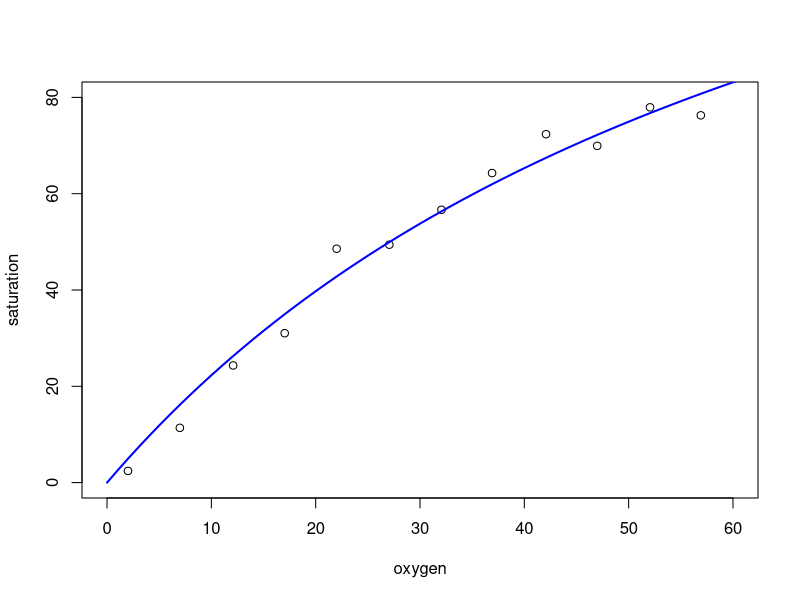
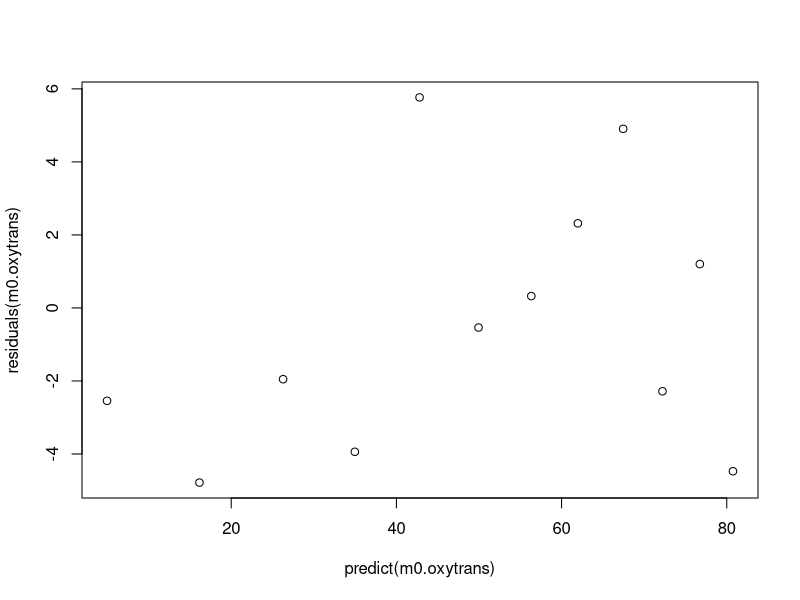
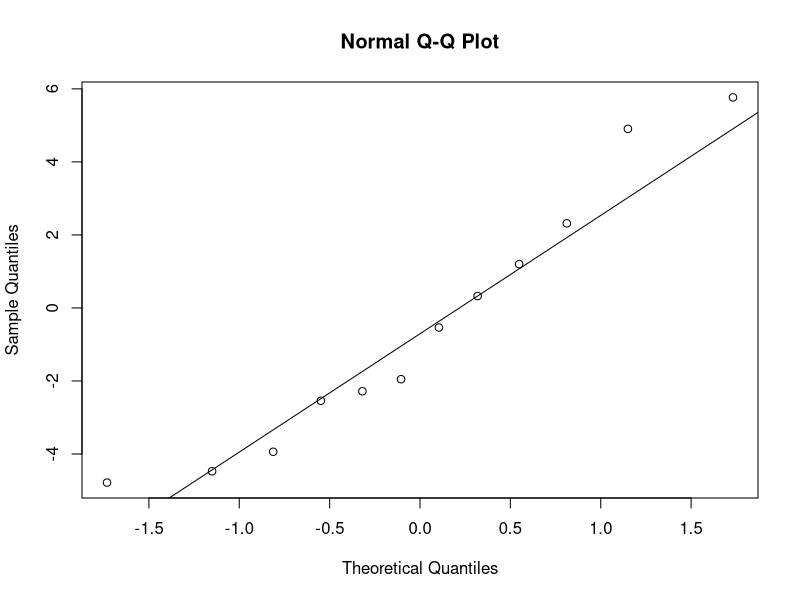
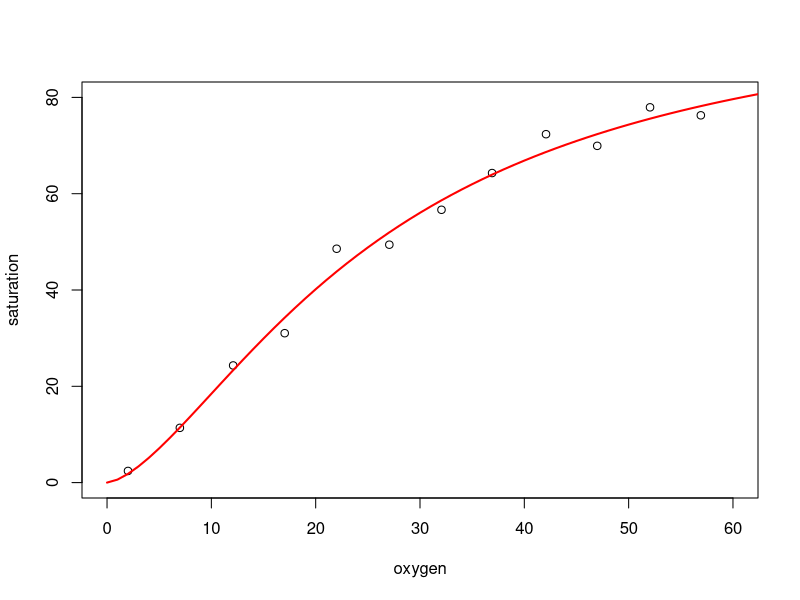
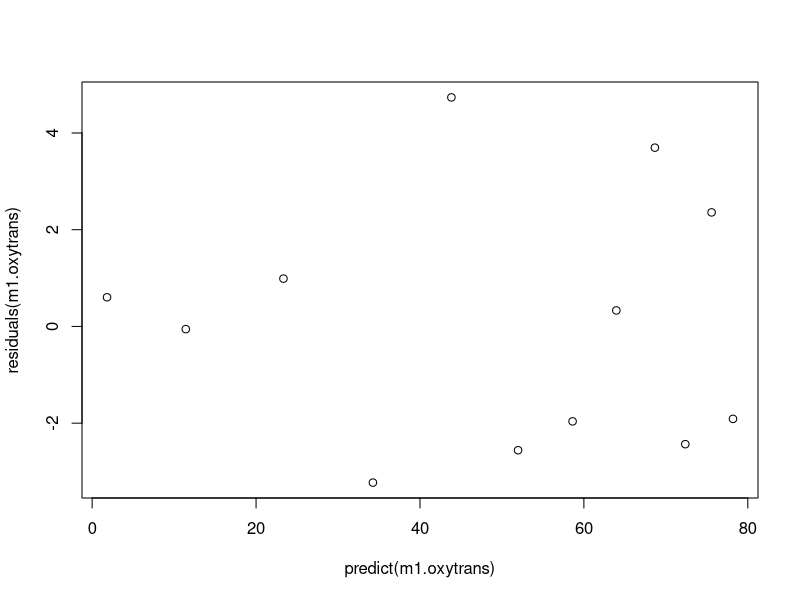
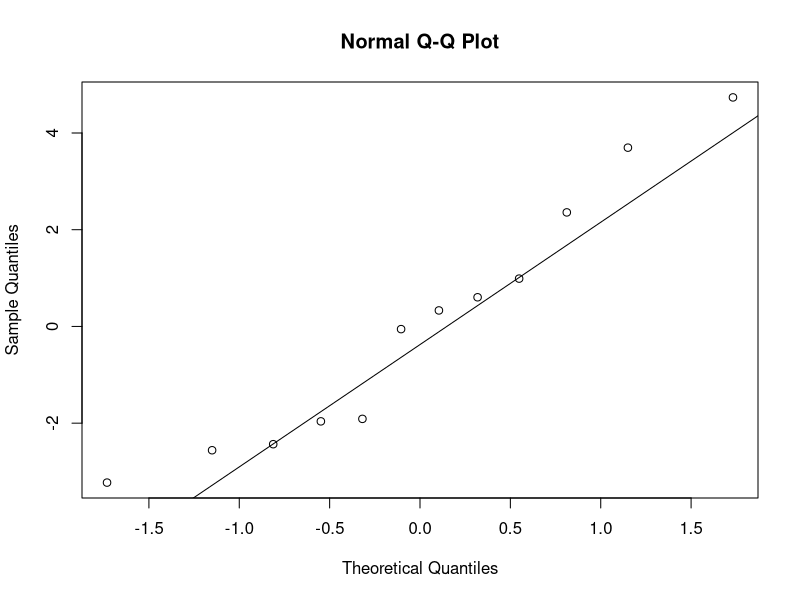
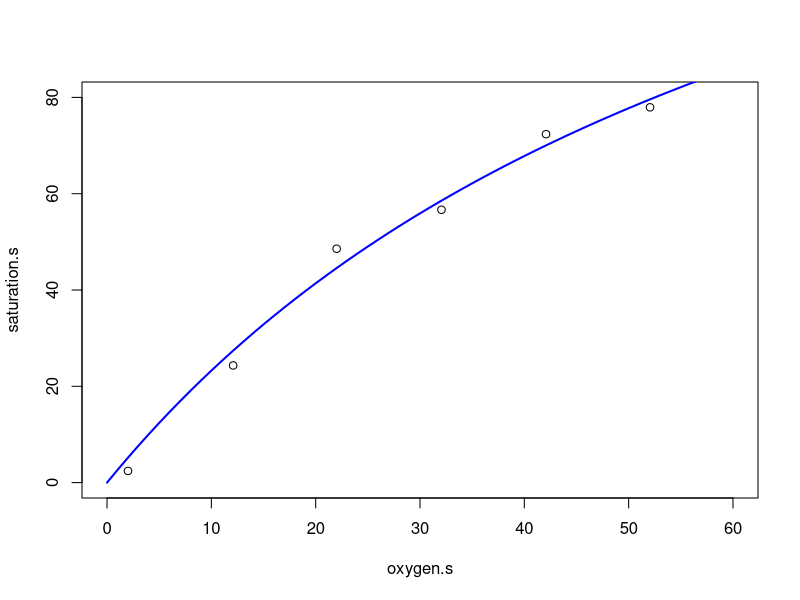
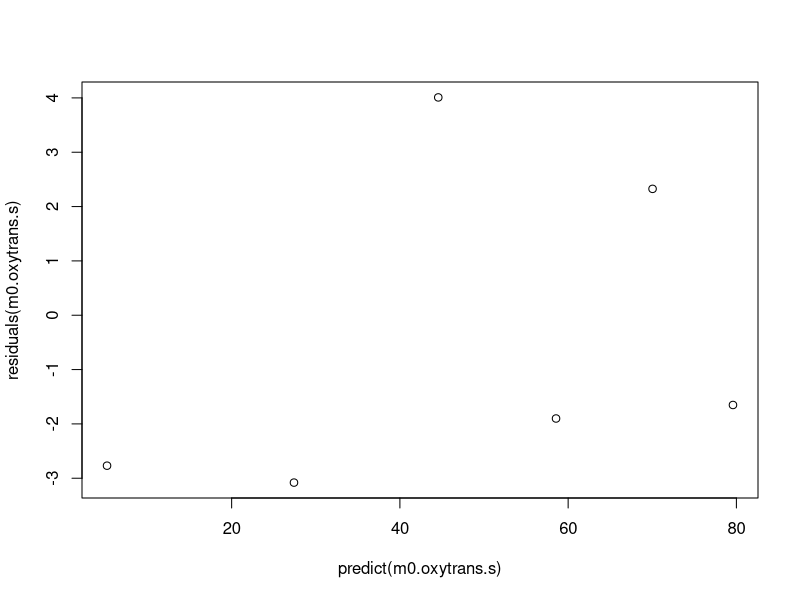

These figures' R source, in order: (Note: this script raises an error after producing the figures.)
oxygen <- c(2.01, 6.98, 12.09, 17.03, 22.01, 27.06, 32.06, 36.91, 42.08, 46.99, 52.05, 56.92)
saturation <- c(2.42, 11.37, 24.33, 31.03, 48.57, 49.41, 56.66, 64.29, 72.36, 69.94, 77.94, 76.28)
d <- data.frame(oxygen, saturation)

#1. plotting the data
plot(saturation ~ oxygen, data = d, xlim = c(0, 60), ylim = c(0, 80))
# it may have cooperativity. The curve seems to increase faster than expected when the oxygen concentration is high.

#2. Fit the data to Michelis-Menten model
m0.oxytrans <- nls(saturation ~ Vmax * oxygen / (Km + oxygen),
                   start = list(Vmax = 80, Km = 20),
                   data = d)
summary(m0.oxytrans)

# plot the regressed curve against the original data points
x <- 0:80
lines(x, predict(m0.oxytrans, newdata = data.frame(oxygen = x)), col = "blue", lwd = 2)

# do the QC of residuals
plot(residuals(m0.oxytrans) ~ predict(m0.oxytrans))
qqnorm(residuals(m0.oxytrans))
qqline(residuals(m0.oxytrans))
shapiro.test(residuals(m0.oxytrans))
# p-value = 0.4136 # it seems the residuals follow normal distribution

# compute the 95% CI for the paramters
confint(m0.oxytrans)
##      2.5%    97.5%
#Vmax 137.23915 284.6987
#Km    44.58951 134.9181

#Comment: it seems that the model underestimates the saturation when oxygen level is low, and the CI ranges are wide. The model is not good enough.

#3. Fit the data to a Hill model
m1.oxytrans <- nls(saturation ~ Vmax * oxygen ^ n / (Km ^ n + oxygen ^ n),
                   start = list(Vmax = 80, Km = 20, n = 1),
                   data = d)
summary(m1.oxytrans)

# plot the regressed curve against the original data points
plot(saturation ~ oxygen, data = d, xlim = c(0, 60), ylim = c(0, 80))
x <- 0:80
lines(x, predict(m1.oxytrans, newdata = data.frame(oxygen = x)), col = "red", lwd = 2)

# do the QC of residuals
plot(residuals(m1.oxytrans) ~ predict(m1.oxytrans))
qqnorm(residuals(m1.oxytrans))
qqline(residuals(m1.oxytrans))
shapiro.test(residuals(m1.oxytrans))
# p-value = 0.4063 # it seems the residuals follow normal distribution

# compute the 95% CI for the paramters
confint(m1.oxytrans)
##        2.5%      97.5%
#Vmax 83.848271 156.016477
#Km   20.131075  53.139889
#n     1.101171   2.103657

#Comment: The data fits the Hill model better. n > 1 shows a positive cooperativity. The CI ranges are narrower than the previous one.

#4. F-test to compare the two models
anova(m0.oxytrans, m1.oxytrans)
#   Res.Df Res.Sum Sq Df Sum Sq F value  Pr(>F)  
#1     10    138.382                            
#2      9     73.513  1 64.869  7.9417 0.02011 *
# F value > 1, p < 0.05, showing Hill model explains better than Michelis-Menten model

#5. repeat the analysis with a subset of the data
oxygen.s <- c(2.01, 12.09, 22.01, 32.06, 42.08, 52.05)
saturation.s <- c(2.42, 24.33, 48.57, 56.66, 72.36, 77.94)
d.s <- data.frame(oxygen.s, saturation.s)

plot(saturation.s ~ oxygen.s, data = d.s, xlim = c(0, 60), ylim = c(0, 80))

# Fit the data to Michelis-Menten model
m0.oxytrans.s <- nls(saturation.s ~ Vmax * oxygen.s / (Km + oxygen.s),
                     start = list(Vmax = 80, Km = 20),
                     data = d.s)
summary(m0.oxytrans.s)

# plot the regressed curve against the original data points
x <- 0:80
lines(x, predict(m0.oxytrans.s, newdata = data.frame(oxygen.s = x)), col = "blue", lwd = 2)

# do the QC of residuals
plot(residuals(m0.oxytrans.s) ~ predict(m0.oxytrans.s))
qqnorm(residuals(m0.oxytrans.s))
qqline(residuals(m0.oxytrans.s))
shapiro.test(residuals(m0.oxytrans.s))
# p-value = 0.1121 

confint(m0.oxytrans.s)
##        2.5%    97.5%
#Vmax 122.78224 494.7246
#Km    34.40765 252.1068

#Fit the data to a Hill model
m1.oxytrans.s <- nls(saturation.s ~ Vmax * oxygen.s ^ n / (Km ^ n + oxygen.s ^ n),
                     start = list(Vmax = 80, Km = 20, n = 1),
                     data = d.s)
summary(m1.oxytrans.s)

# plot the regressed curve against the original data points
plot(saturation.s ~ oxygen.s, data = d.s, xlim = c(0, 60), ylim = c(0, 80))
x <- 0:80
lines(x, predict(m1.oxytrans.s, newdata = data.frame(oxygen.s = x)), col = "red", lwd = 2)

# do the QC of residuals
plot(residuals(m1.oxytrans.s) ~ predict(m1.oxytrans.s))
qqnorm(residuals(m1.oxytrans.s))
qqline(residuals(m1.oxytrans.s))
shapiro.test(residuals(m1.oxytrans.s))
# p-value =  0.876 

# compute the 95% CI for the paramters
confint(m1.oxytrans.s)
#Waiting for profiling to be done...
#Error in prof$getProfile() : 
# step factor 0.000488281 reduced below 'minFactor' of 0.000976562

# switch the algorithm: don't do much help here.
m1.oxytrans.s1 <- nls(saturation.s ~ Vmax * oxygen.s ^ n / (Km ^ n + oxygen.s ^ n),
                      start = list(Vmax = 80, Km = 20, n = 1),
                      data = d.s, algorithm = "plinear") # show an error
summary(m1.oxytrans.s1)
confint(m1.oxytrans.s1)

m1.oxytrans.s2 <- nls(saturation.s ~ Vmax * oxygen.s ^ n / (Km ^ n + oxygen.s ^ n),
                      start = list(Vmax = 80, Km = 20, n = 1),
                      data = d.s, algorithm = "port")
summary(m1.oxytrans.s2)
confint(m1.oxytrans.s2)


#  2.5%    97.5%
#Vmax 81.69619       NA
#Km   20.51137       NA
#n          NA 2.792693

# F-test to compare the two models
anova(m0.oxytrans.s, m1.oxytrans.s)
#   Res.Df Res.Sum Sq Df Sum Sq F value Pr(>F)
#1      4     44.972                         
#2      3     26.341  1 18.631  2.1219 0.2412

# Comment: F value is not significant larger than 1. P value > 0.05, suggesting the Michelis-Menten model works better

# It's difficult to estimate the CI because there are not enough degrees of freedom (df = 3 for the Hill Model). In t test, with few degrees of freedom, the values of t distribution are much higher than the corresponding values for a normal distribution. 
# My interpretation: the data is noisy, t is too large to the CI. We need to collect more data points to get a (narrower) CI.
